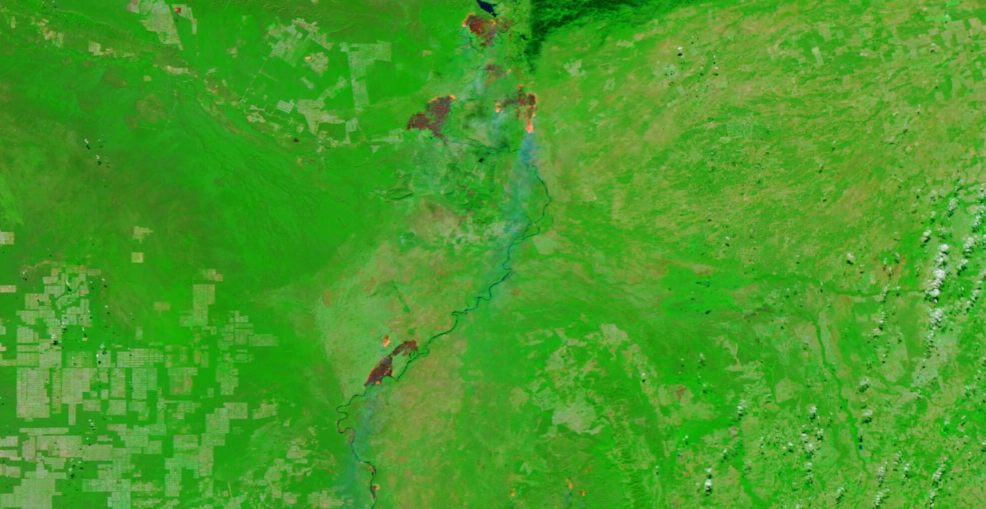
#> input picture img/4.jpg, 1972 x 1017 px, found by its file name (shown at 1/2 size)
$ python imagem_grande.py
#> lines starting #> are read from the running program, lines starting #| are printed output that depends on the picture
import numpy as np
from PIL import Image
import tifffile
import math
import os

def gerar_imagem_gigante(caminho_imagem, caminho_saida, target_gb=20):
#> called with caminho_imagem = './img/4.jpg', caminho_saida = 'img_gigantes/imagem_gigante_20GB.tiff', target_gb = 20
    target_bytes = target_gb * 1024**3

    # Abre imagem e converte para RGB apenas se necessário
    imagem = Image.open(caminho_imagem)
#> imagem is the input picture: PIL image 1972x1017 RGB; mean R, G, B 70.8, 156.6, 39.3
    print(f"🖼️ Modo original da imagem: {imagem.mode}")
#| 🖼️ Modo original da imagem: RGB

    if imagem.mode != "RGB":
        print("⚠️ Convertendo imagem para RGB (modo atual não é RGB)...")
        imagem = imagem.convert("RGB")

    # Converte para numpy array (preserva canais corretamente como RGB)
    tile_array = np.array(imagem, dtype=np.uint8)

    # 🚨 Proteção extra: assegura que canais estão no padrão RGB
    if tile_array.shape[2] == 3:
        r, g, b = tile_array[..., 0], tile_array[..., 1], tile_array[..., 2]
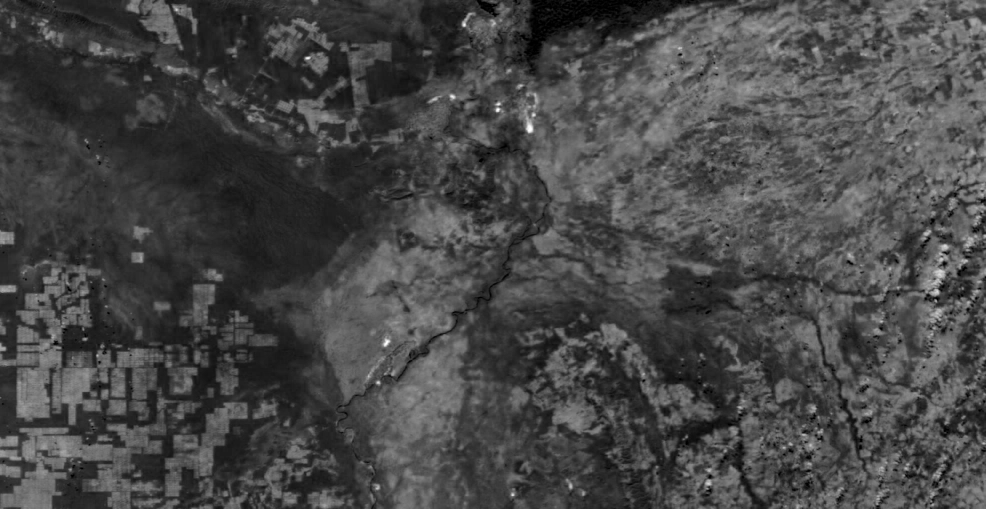
#> r: shape (1017, 1972) (shown at 1/2 size); min 0, max 255, mean 70.8
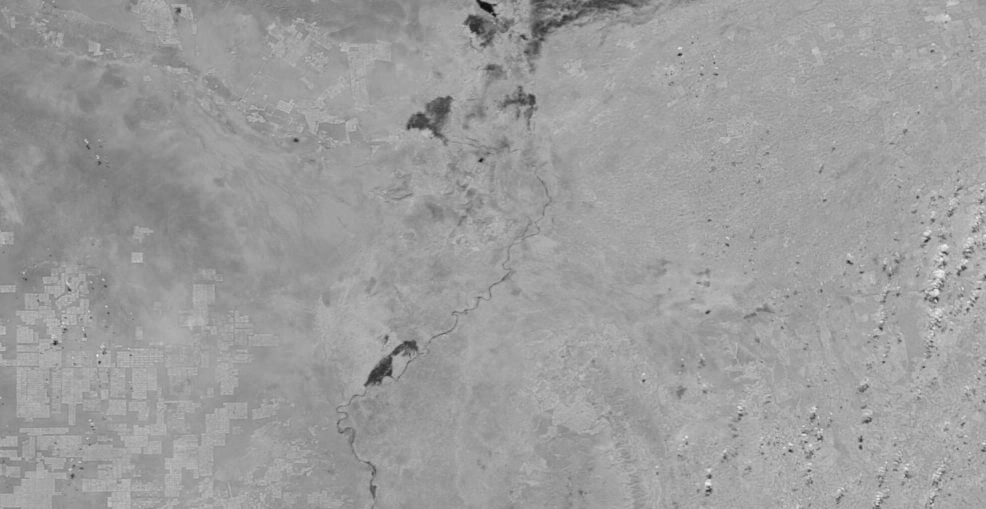
#> g: shape (1017, 1972) (shown at 1/2 size); min 11, max 249, mean 156.6
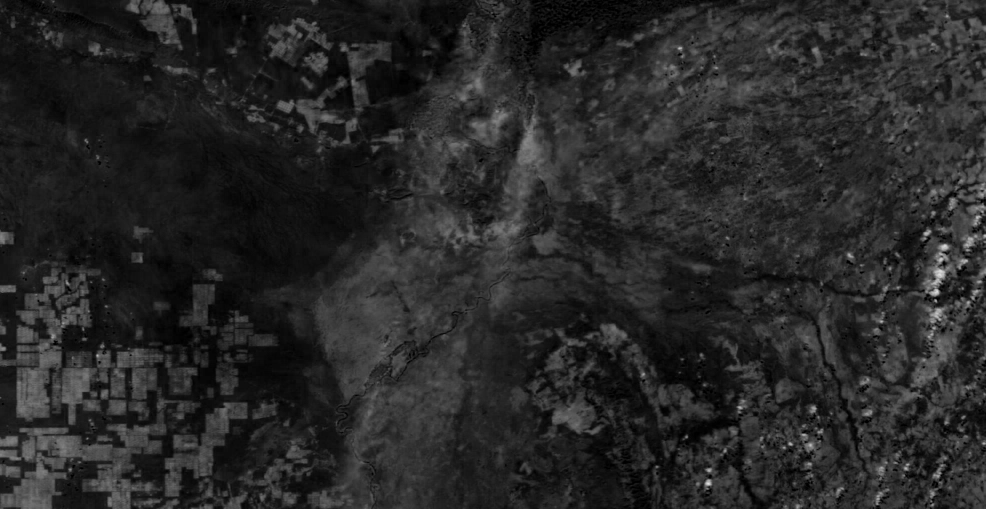
#> b: shape (1017, 1972) (shown at 1/2 size); min 0, max 230, mean 39.3
        if np.mean(r) < np.mean(b):
            print("⚠️ Atenção: imagem parece estar em BGR! Corrigindo para RGB...")
            tile_array = tile_array[..., ::-1]  # Inverte os canais (BGR → RGB)

    tile_h, tile_w, channels = tile_array.shape
#> tile_h = 1017; tile_w = 1972; channels = 3
    tile_bytes = tile_h * tile_w * channels
#> tile_bytes = 6016572

    print(f"Imagem original: {tile_w}x{tile_h}px, canais: {channels}, ~{tile_bytes / 1024**2:.2f} MB por cópia")
#| Imagem original: 1972x1017px, canais: 3, ~5.74 MB por cópia

    # Cálculo de quantas réplicas serão necessárias
    tiles_needed = target_bytes / tile_bytes
#> tiles_needed = 3569.3
    n = math.sqrt(tiles_needed)
#> n = 59.74
    n_x = math.ceil(n)
#> n_x = 60
    n_y = math.ceil(tiles_needed / n_x)
#> n_y = 60

    print(f"Objetivo: ~{target_gb} GB → {tiles_needed:.2f} cópias → grade {n_x} x {n_y} = {n_x * n_y} cópias")
#| Objetivo: ~20 GB → 3569.28 cópias → grade 60 x 60 = 3600 cópias

    # Replicação da imagem
    linha = np.concatenate([tile_array] * n_x, axis=1)
#> (the run stopped early here; a loop or call above may not have finished)

$ run again, with img/1.jpg copied over img/4.jpg
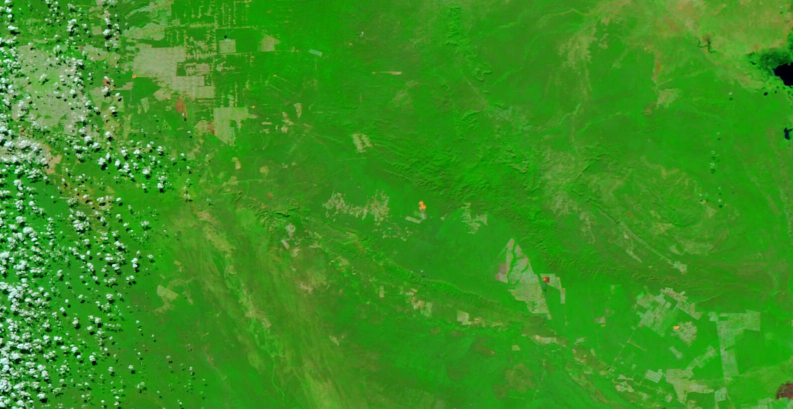
#> input picture img/1.jpg, 1586 x 817 px, found by its file name (shown at 1/2 size)
#> in gerar_imagem_gigante, imagem is the input picture: PIL image 1586x817 RGB; mean R, G, B 57.3, 145.1, 30.9
#| 🖼️ Modo original da imagem: RGB
#> in gerar_imagem_gigante, `r, g, b = tile_array[..., 0], tile_array[..., 1], tile_array[..., 2]`:
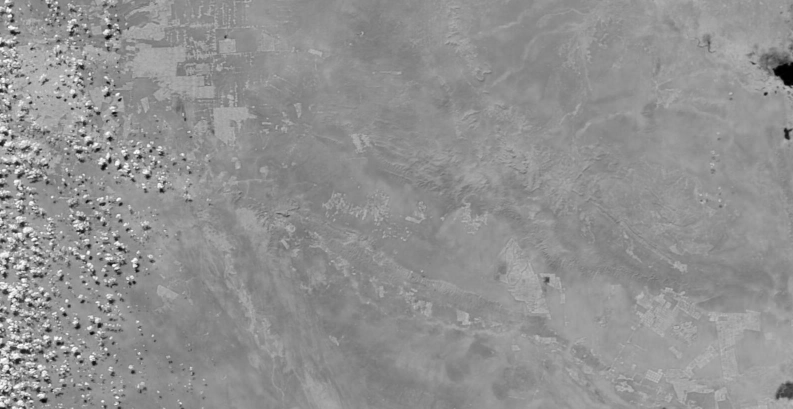
#> g: shape (817, 1586) (shown at 1/2 size); min 0, max 255, mean 145.1
#> in gerar_imagem_gigante, `r, g, b = tile_array[..., 0], tile_array[..., 1], tile_array[..., 2]`:
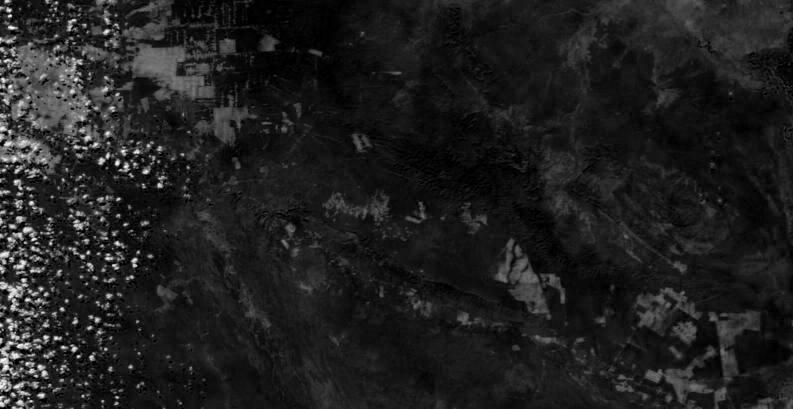
#> b: shape (817, 1586) (shown at 1/2 size); min 0, max 255, mean 30.9
#| Imagem original: 1586x817px, canais: 3, ~3.71 MB por cópia
#| Objetivo: ~20 GB → 5524.38 cópias → grade 75 x 74 = 5550 cópias

$ run again, with img/2.jpg copied over img/4.jpg
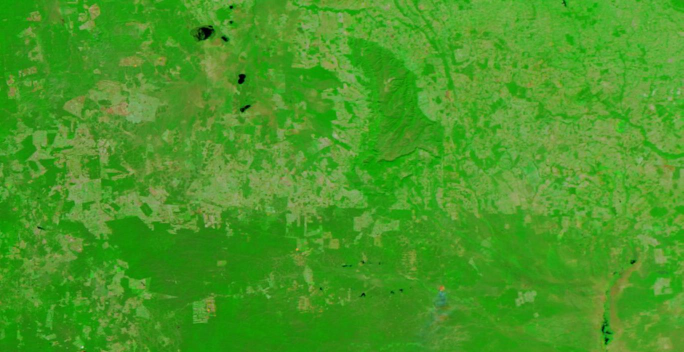
#> input picture img/2.jpg, 1367 x 704 px, found by its file name (shown at 1/2 size)
#> in gerar_imagem_gigante, imagem is the input picture: PIL image 1367x704 RGB; mean R, G, B 70.8, 153.4, 36.1
#| 🖼️ Modo original da imagem: RGB
#> in gerar_imagem_gigante, `r, g, b = tile_array[..., 0], tile_array[..., 1], tile_array[..., 2]`:
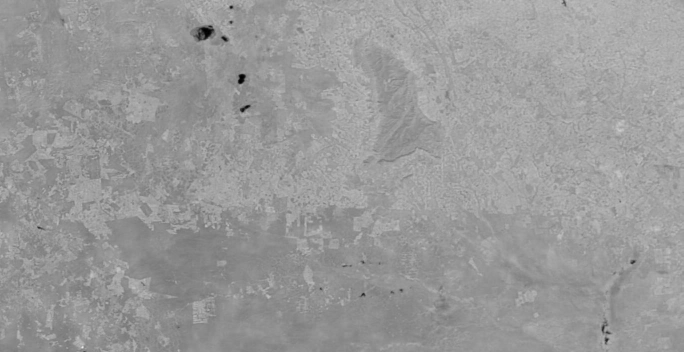
#> g: shape (704, 1367) (shown at 1/2 size); min 0, max 241, mean 153.4
#> in gerar_imagem_gigante, `r, g, b = tile_array[..., 0], tile_array[..., 1], tile_array[..., 2]`:
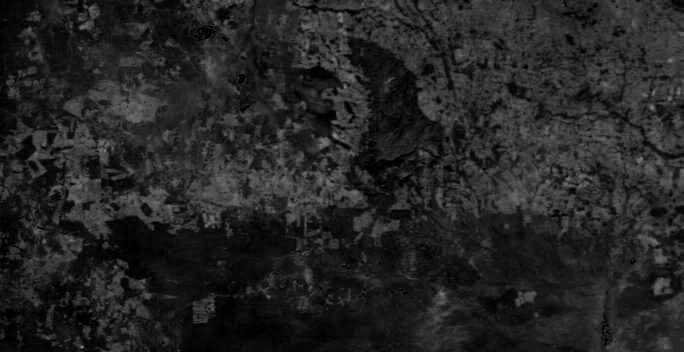
#> b: shape (704, 1367) (shown at 1/2 size); min 0, max 164, mean 36.1
#| Imagem original: 1367x704px, canais: 3, ~2.75 MB por cópia
#| Objetivo: ~20 GB → 7438.19 cópias → grade 87 x 86 = 7482 cópias

$ run again, with img/3.jpg copied over img/4.jpg
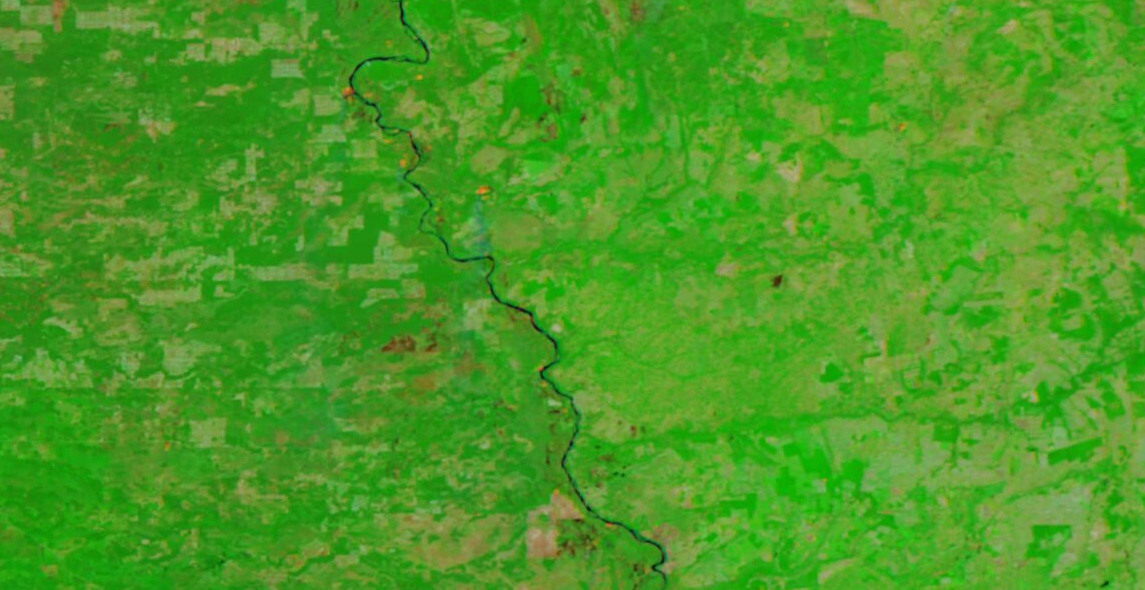
#> input picture img/3.jpg, 2290 x 1179 px, found by its file name (shown at 1/2 size)
#> in gerar_imagem_gigante, imagem is the input picture: PIL image 2290x1179 RGB; mean R, G, B 73.9, 153.9, 36.2
#| 🖼️ Modo original da imagem: RGB
#> in gerar_imagem_gigante, `r, g, b = tile_array[..., 0], tile_array[..., 1], tile_array[..., 2]`:
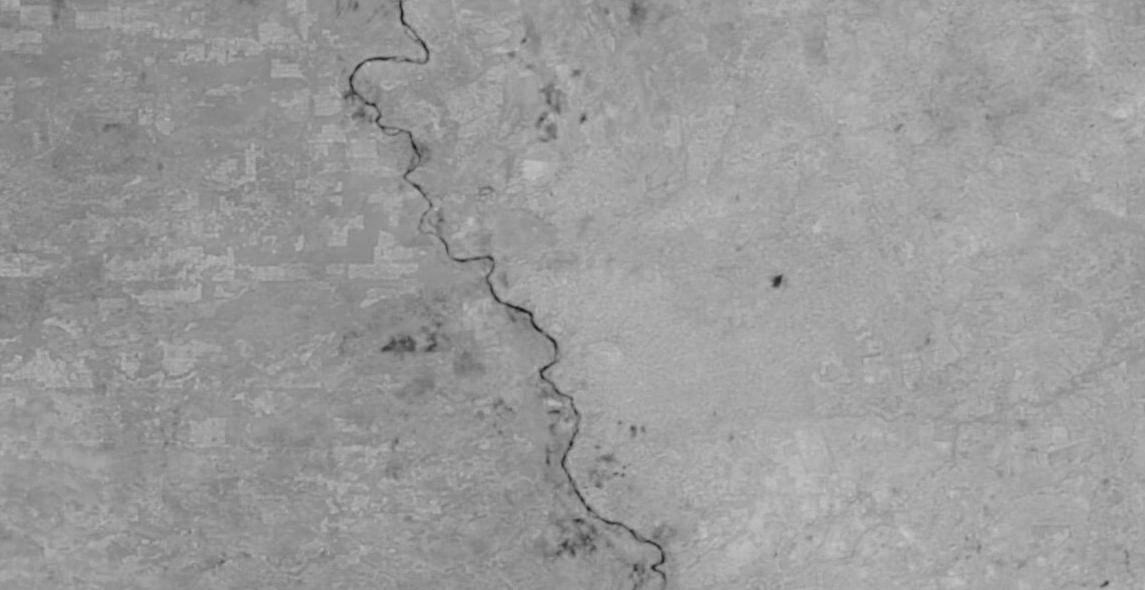
#> g: shape (1179, 2290) (shown at 1/2 size); min 13, max 201, mean 153.9
#> in gerar_imagem_gigante, `r, g, b = tile_array[..., 0], tile_array[..., 1], tile_array[..., 2]`:
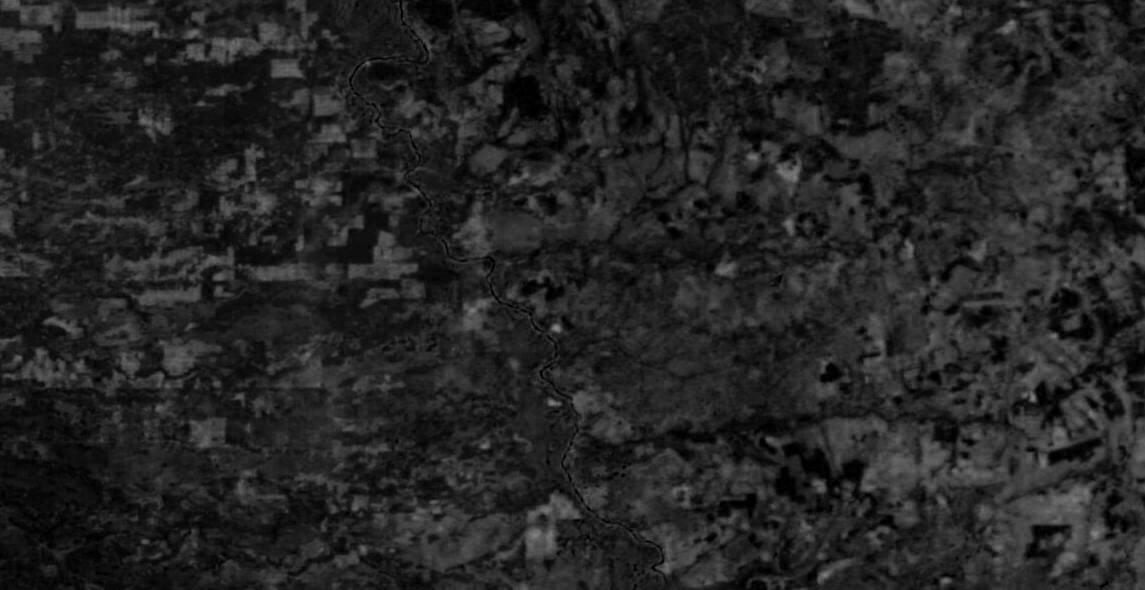
#> b: shape (1179, 2290) (shown at 1/2 size); min 0, max 139, mean 36.2
#| Imagem original: 2290x1179px, canais: 3, ~7.72 MB por cópia
#| Objetivo: ~20 GB → 2651.30 cópias → grade 52 x 51 = 2652 cópias
